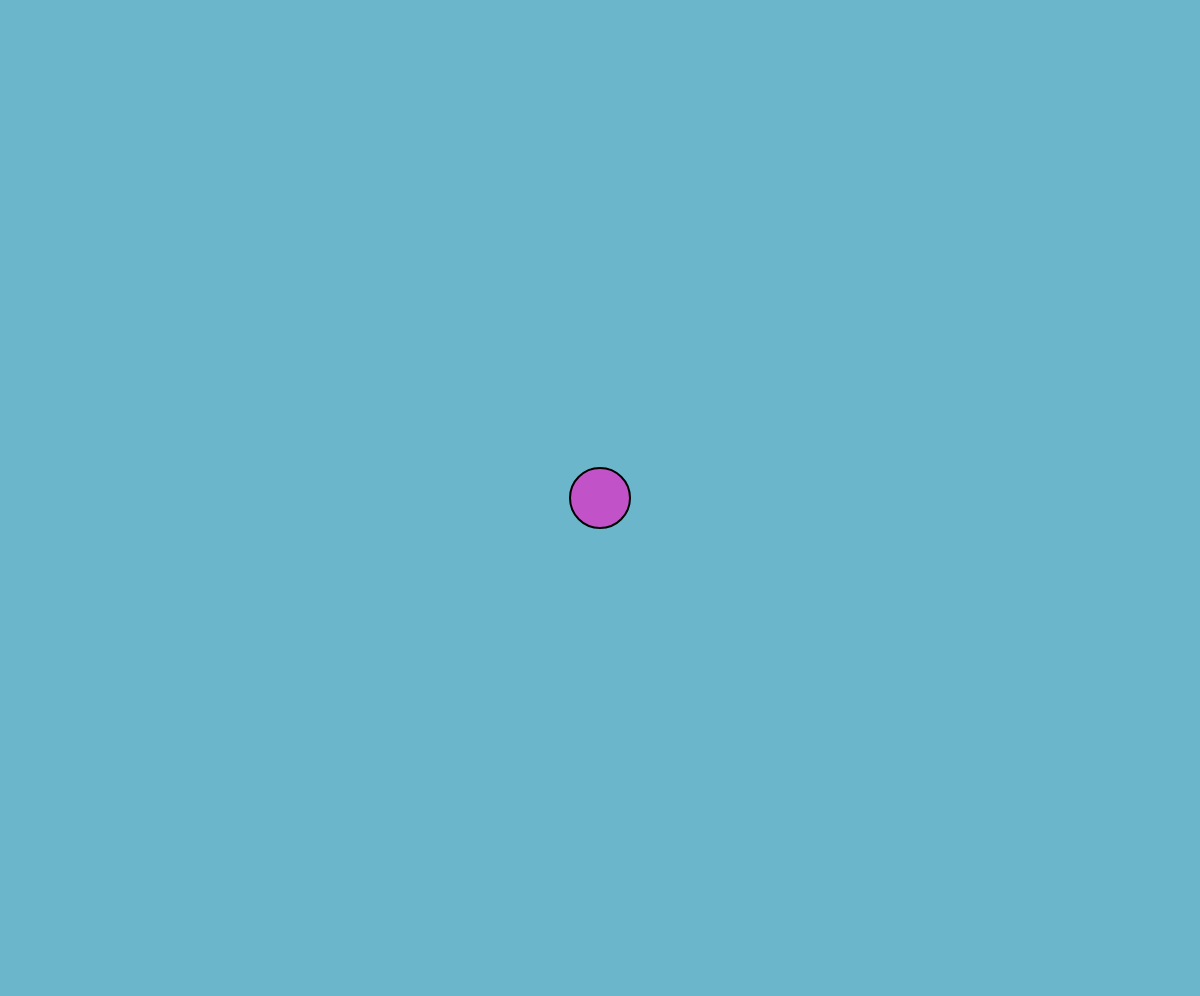
Frame 1 (no input)
Frame 60 (no input): identical to frame 1, image omitted
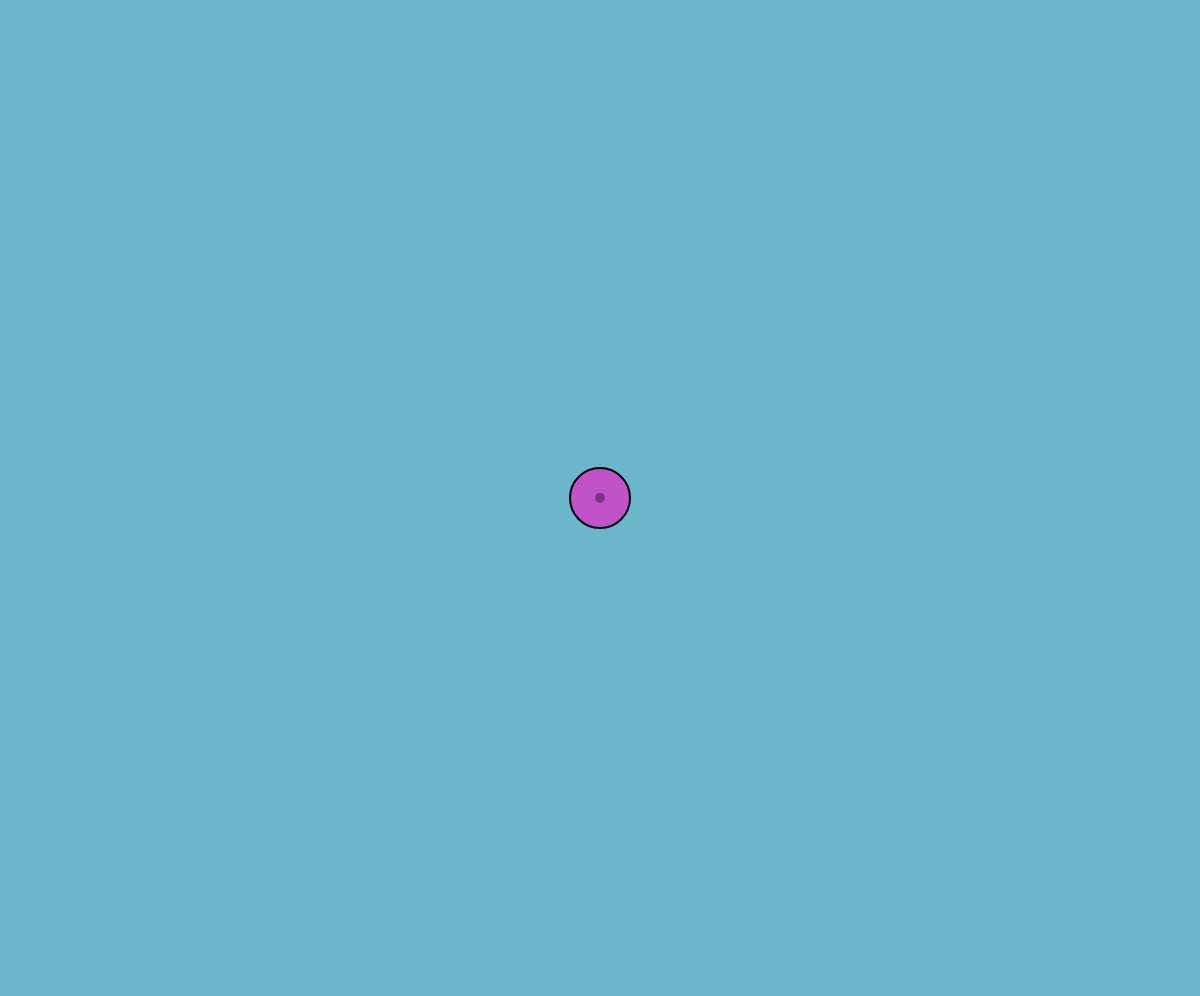
Frame 120 (the mouse pressed at the canvas centre since frame 60)

The p5.js sketch that drew these frames (run headless with seeded random() and noise() and a simulated clock; from frame 60 on, the mouse is pressed at the canvas centre):

// p5.js sketch
// ── sketch.js
let run = false,
  changeSpeed = false;
let bx = 0,
  by = 0,
  bwh = 60,
  speedX = 0,
  speedY = 0,
  gravity;
let key;
function setup() {
  createCanvas(windowWidth, windowHeight - 4);
  let start = getURL().indexOf("g=")+2;
  let url = decodeURIComponent(getURL());
  key = url.substring(start,url.length);
  gravity = parseFloat(key);
  if(isNaN(gravity)){
    print("Setting g to default.")
    gravity = 0.6;
  }
  print("g: "+gravity);
  bx = width / 2;
  by = height / 2;
}


function draw() {
  background(108, 182, 204);
  if (run) {
    speedY+=gravity;

    if(gravity!=0)  speedX = speedX*0.995;
    print("Y speed: "+speedY);
    if(bx-bwh/2<0||bx+bwh/2>width){
      speedX*=-1;
    }
    if(by+bwh/2>=height&&speedY>0){
      if(Math.abs(speedY)<3){
        speedY=0;
      }else{
        speedY=(speedY*-0.9)+gravity*5/6;
      }
    }
    if(by-bwh/2<0 && speedY<0){
      speedY*=-1;
    }
    bx += speedX;
    by += speedY;
  }
  strokeWeight(2);
  stroke(0);
  fill(193, 82, 199);
  ellipse(bx,by,bwh);
  if (mouseIsPressed) {
    run = false;
    if (dist(mouseX, mouseY, bx, by) < bwh / 2 && !changeSpeed) {
      changeSpeed = true;
    }
    if (changeSpeed) {
      strokeWeight(10);
      stroke(0,0,0,90);
      line(bx, by, mouseX, mouseY);
    }
  }
}

function mouseReleased() {
  if (changeSpeed) {
    speedX = (bx-mouseX)*0.1;
    speedY = (by-mouseY)*0.1;
    changeSpeed = false;
    run = true;
  }
}
